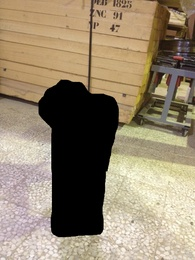
%> input picture Image Processing/HW3/dog.jpg, 195 x 260 px, shrunk from 2448 x 3264 before the run
$ octave --eval "result = texture;"   (GNU Octave 9; MATLAB toolbox functions it lacks are replaced by stand-ins)
%> lines starting %> are read from the running program, lines starting %| are printed output that depends on the picture; in (x1, y1, x2, y2) boxes, pixels count from 0 and x2, y2 are one past the last pixel; in counts of white or black regions, pixels touching at a corner belong together; the program's own positions count from 1
### Image Processing/HW3/test7.m
function JJJ=test7(I,J);
    %%%%%%%%%%%%%%%%%%%
    %I=imread('/Users/user/Desktop/HW3/dog.jpg');
    II=I;
    x=size(I,2);
    y=size(I,1);
    %%%%%%%%%%%%%%%%%%%
    %JJ(:,:,1)=J;
    %JJ(:,:,2)=J;
    %JJ(:,:,3)=J;
    %%%%%%%%%%%%%%%%%%%
    JJ=zeros(y,x);
    n=25;
    K=J([n+1:y-n],[n+1:x-n]);
    for i=-n:n
        for j=-n:n
            JJ([n+1+i:y-n+i],[n+1+j:x-n+j])=JJ([n+1+i:y-n+i],[n+1+j:x-n+j])+K;
        end
    end
    lim1=50;
    JJ(JJ==(2*n+1)^2)=0;
    JJ(JJ>lim1)=255;
    JJ=JJ.*J;
    JJ=uint8(JJ);
    %%%%%%%%%%%%%%%%%%%

    %%%%%%%%%%%%%%%%%%%
    Temp=zeros(2*n+1,2*n+1,3);
    for i=n+1:n:y-n
        for j=n+1:n:x-n
            if (JJ(i,j)==255)
                Temp=test8(II,i,j);
                II([i-n:i+n],[j-n:j+n],:)=Temp;
            end
        end
    end
    %%%%%%%%%%%%%%%%%%%
    %imshow(II);
    %saveas(gcf,'/Users/user/Desktop/HW3/14_hybrid.jpg','jpg');
    %%%%%%%%%%%%%%%%%%%
    JF=J;
    JF(II(:,:,1)==0)=1;
    JF(II(:,:,2)==0)=1;
    JF(II(:,:,3)==0)=1;
    % [5 lines of commented-out code are left out]
    JJJ=zeros(y,x,4);
    JJJ(:,:,1)=JF;
    JJJ(:,:,2)=II(:,:,1);
    JJJ(:,:,3)=II(:,:,2);
    JJJ(:,:,4)=II(:,:,3);
    %%%%%%%%%%%%%%%%%%%
end

### Image Processing/HW3/texture.m
function F=texture();
    I=imread('/Users/user/Desktop/HW3/dog.jpg');
%> I is the input picture: size 260x195x3 uint8; mean R, G, B 148.4, 133.5, 110.5
    %%%%%%%%%%%%%%%%%%%%%%%
    x=size(I,2);
%> x = 195
    y=size(I,1);
%> y = 260
    J=zeros(y,x);
    J(I(:,:,1)==0)=1;
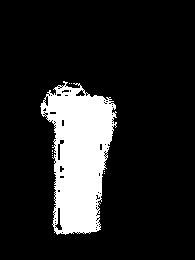
%> J: size 260x195 double; values 0 (black) and 1 (white), 14.6% white; 9 white regions (8 under 20 px), largest, box (x1, y1, x2, y2) and area: (40, 81, 117, 235) 7372
    J(I(:,:,2)==0)=1;
    J(I(:,:,3)==0)=1;
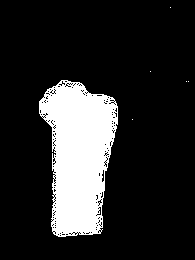
%> J: size 260x195 double; values 0 (black) and 1 (white), 16.5% white; 6 white regions (5 under 20 px), largest, box (x1, y1, x2, y2) and area: (39, 80, 118, 237) 8376
    imagesc(J);
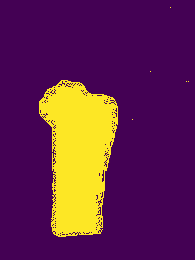
%> displayed picture: size 260x195x3, on the screen's scale of 0 to 255; mean R, G, B 98.6, 39, 76.2
    saveas(gcf,cat(2,'/Users/user/Desktop/HW3/16_mask.jpg'),'jpg');
    %%%%%%%%%%%%%%%%%%%%%%
    I1=I;
    s=sum(sum(J));
%> s = 8381
    F=zeros(y,x,3);
    JF=J;
    while (s>100)
     JJJ=test7(I1,J);
     JF=JJJ(:,:,1);
     F=JJJ(:,:,2:4);
     s=sum(sum(JF));
     I1=F;
     imshow(F);
     saveas(gcf,cat(2,'/Users/user/Desktop/HW3/Layer',num2str(s),'.jpg'),'jpg');
    end
    imshow(F);
     saveas(gcf,cat(2,'/Users/user/Desktop/HW3/16_impained'.jpg'),'jpg');
end
%> (the run ends here)
